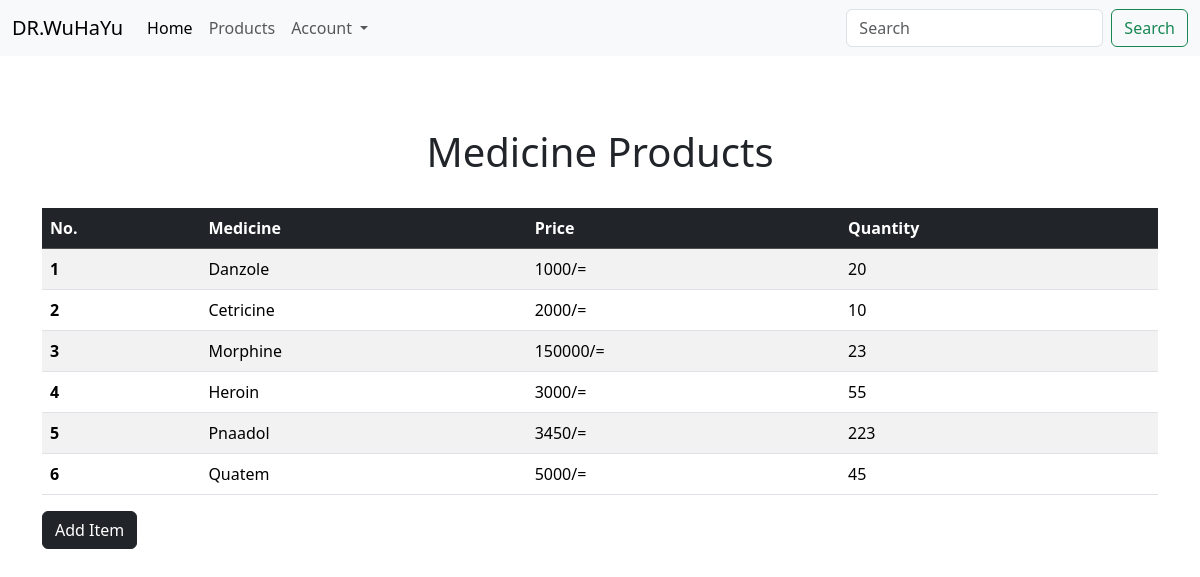
Before: /products/ with the older database file.
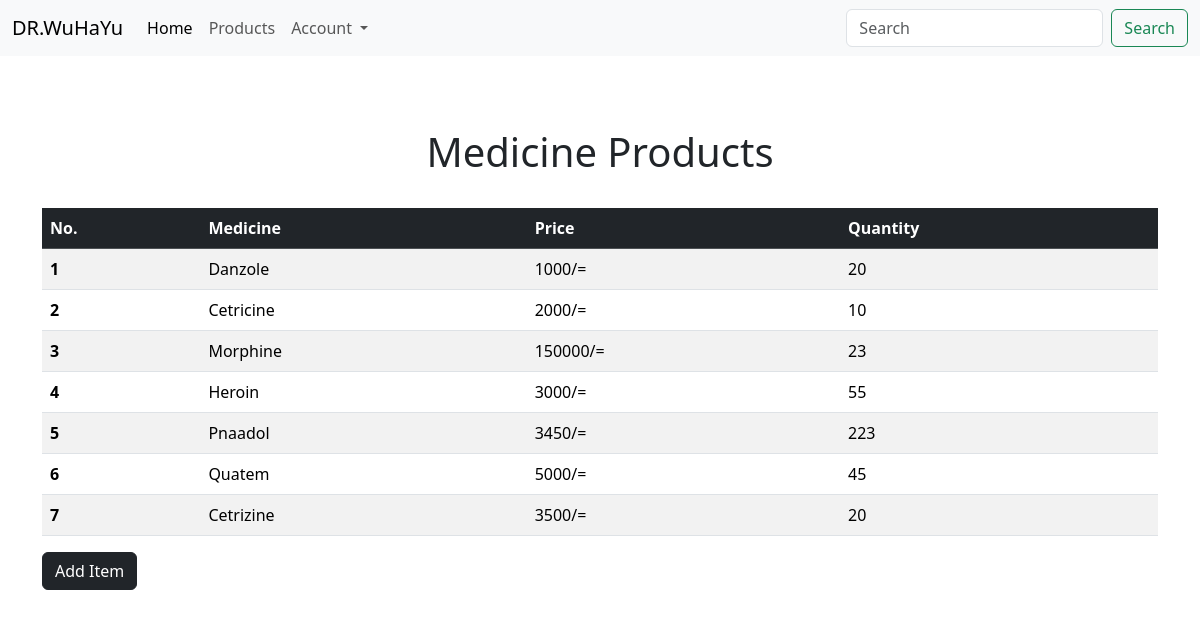
After: the same page with the newer database file.
### kalimunda/models.py (models this page shows, shortened)
class Medicine(models.Model):
    name = models.CharField(max_length=20)
    category = models.ForeignKey(Category, null=True, blank=True, on_delete=models.CASCADE)
    quantity = models.IntegerField()
    price = models.IntegerField()
    class Meta:
        verbose_name_plural = "Medicine"

### kalimunda/views.py (the view)
# urls.py: path('products/', views.products, name="products"),
def products(request):
    medicine = Medicine.objects.all()
    return render(request, 'products.html', {"medicine":medicine})

### kalimunda/templates/products.html
{% extends 'base.html' %}
{% block content %}
<br><br><br>
<div class="container">
    <center><h1>Medicine Products</h1></center><br>
    <table class="table table-striped table-hover">
        <thead class="table-dark">
          <tr>
            <th scope="col">No.</th>
            <th scope="col">Medicine</th>
            <th scope="col">Price</th>
            <th scope="col">Quantity</th>
          </tr>
        </thead>
        <tbody>
           {% for medicine in medicine %}
        <tr>
            <th scope="row">{{ medicine.id }}</th>
            <td>{{ medicine.name }}</td>
            <td>{{ medicine.price }}/=</td>
            <td>{{ medicine.quantity }}</td>
        </tr>
          {% endfor %}
        </tbody>
      </table>
      <a href="{% url 'add_item' %}" class="btn btn-dark">Add Item</a>
</div>
{% endblock %}

Changed rows visible on the page:
added Medicine: id "7", name "Cetrizine", price "3500", quantity "20"
